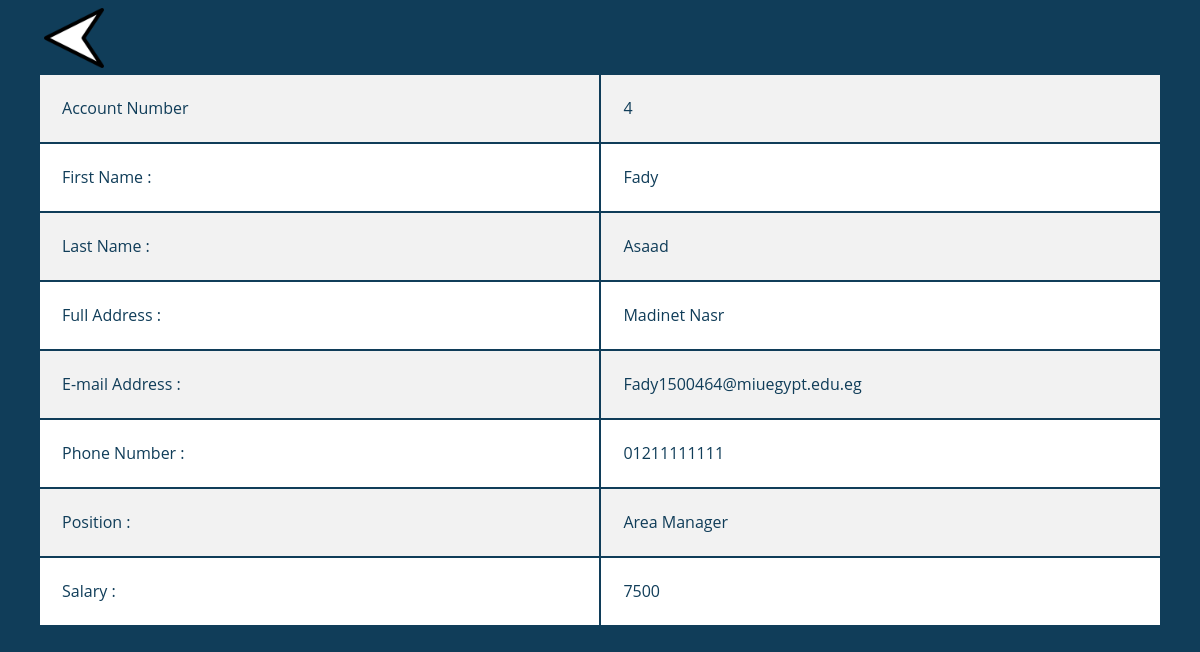
Page /Worker/php/WorkerReportFromTransaction.php?id=4 on the earlier database version.
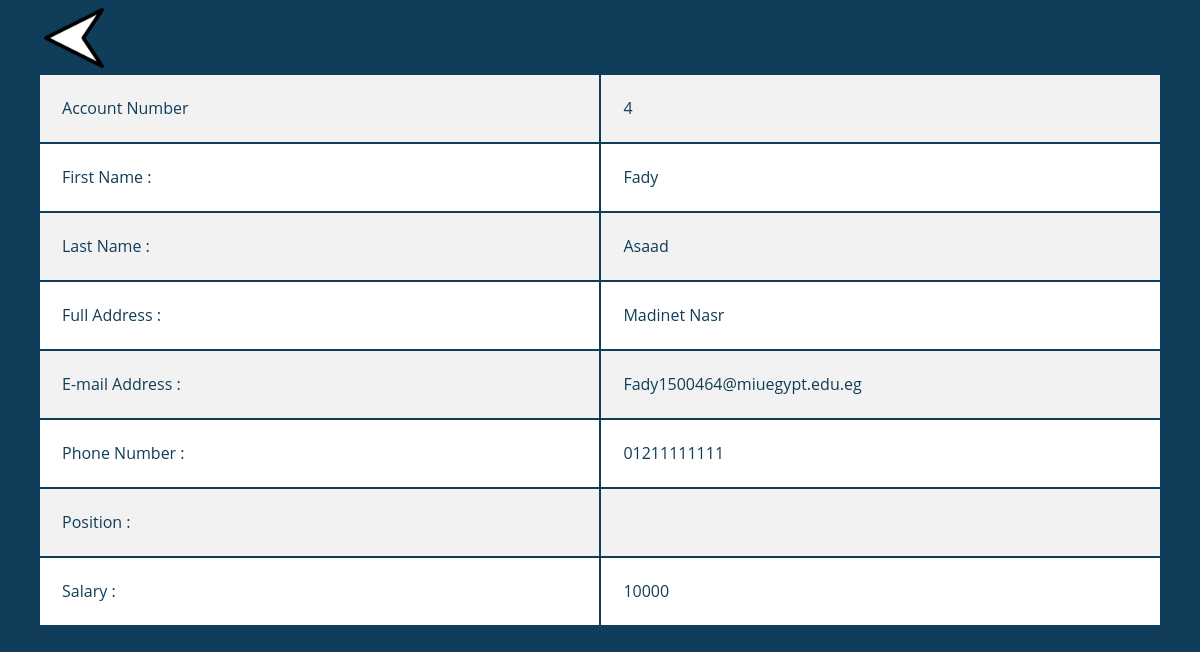
Same page on the later database version.
### tables this page shows
CREATE TABLE `worker_admin_account` (
  `id` int(11) NOT NULL,
  `FName` varchar(50) DEFAULT NULL,
  `LName` varchar(50) DEFAULT NULL,
  `Email` varchar(50) DEFAULT NULL,
  `Address` varchar(50) DEFAULT NULL,
  `City` varchar(50) DEFAULT NULL,
  `PhoneNumber` varchar(11) DEFAULT NULL,
  `JobRole` varchar(50) DEFAULT NULL,
  `Salary` float DEFAULT NULL,
  `PositionID` int(11) NOT NULL,
  `DateAdded` datetime NOT NULL
);

### Worker/ClassesGedida/dbconnect.php (called while the page is built, shortened)
<?php
  class dbconnect
  {
      private $servername;
      private $username;
      private $password;
      private $db;
      private $con;
      function __construct()
      {
          $this->servername = "localhost";
          $this->username = "root";
          $this->password = "";
          $this->db = "FDJZ";
          $this->con = $this->Connect();
      }
      function connect()
      {
          $this->con = mysqli_connect($this->servername, $this->username, $this->password, $this->db);
          if ($this -> con ->connect_error)
          {
              die("Failed to connect: " .$this->con->connect_error);
          }
          else
          {
              return $this->con;
          }
      }
      function executesql($sql)
      {
        $result = mysqli_query($this->con, $sql);
        if($result == TRUE)
              {
          return $result;
        }
        else
              {
          echo "Error executing SQL statement: " .$this->con->error;
        }
      }
  }
?>

### Worker/ClassesGedida/Admin.php (called while the page is built, shortened)
<?php
  include_once("Loans.php");
  include_once("dbconnect.php");
  class Admin extends WorkerAdminCommon{
    public $db;
    function __construct(){
      $this->db=new dbconnect;
      $this->db->connect();
    }
     function showSpecificWorker($id){
       $sql = "SELECT *
               FROM `worker_admin_account`
               WHERE `id` = $id
               ";
       $result = $this->db->executesql($sql);
       return $result;
     }
  }
?>

### Worker/php/WorkerReportFromTransaction.php (the view, shortened to what this page needs)
<?php
  include_once '../ClassesGedida/Admin.php';
  $id = $_GET["id"];
  $admin = new Admin;
  $result = $admin->showSpecificWorker($id);
  $row = mysqli_fetch_assoc($result);
?>
<!DOCTYPE html>
<html>
    <head>
        <link rel="stylesheet" type="text/css" href="../css/workerreport.css">
    </head>
<tbody>
    <a href="<?php echo $href; ?>"><img src="../img/leftarrow.png" id="leftarrow"></a>
	<table class="container">
        <tr>
            <td>Account Number</td>
            <?php echo'<td>'.$row['id'].'</td>'; ?>
        </tr>
        <tr>
          <td>First Name : </td>
          <?php echo'<td>'.$row['FName'].'</td>'; ?>
        </tr>
        <tr>
          <td>Last Name : </td>
          <?php echo'<td>'.$row['LName'].'</td>'; ?>
        </tr>
        <tr>
          <td>Full Address : </td>
          <?php echo'<td>'.$row['Address'].'</td>'; ?>
        </tr>
        <tr>
          <td>E-mail Address : </td>
          <?php echo'<td>'.$row['Email'].'</td>'; ?>
        </tr>
        <tr>
          <td>Phone Number : </td>
          <?php echo'<td>'.$row['PhoneNumber'].'</td>'; ?>
        </tr>
		      <tr>
          <td>Position : </td>
            <?php echo'<td>'.$row['JobRole'].'</td>'; ?>
            </tr>
            <tr>
              <td>Salary : </td>
              <?php echo'<td>'.$row['Salary'].'</td>'; ?>
            </tr>
      </table>
</tbody>
</html>

Differences in the rows shown:
changed worker_admin_account "Fady": Salary "7500" → "10000"; JobRole "Area Manager" → (not shown)
